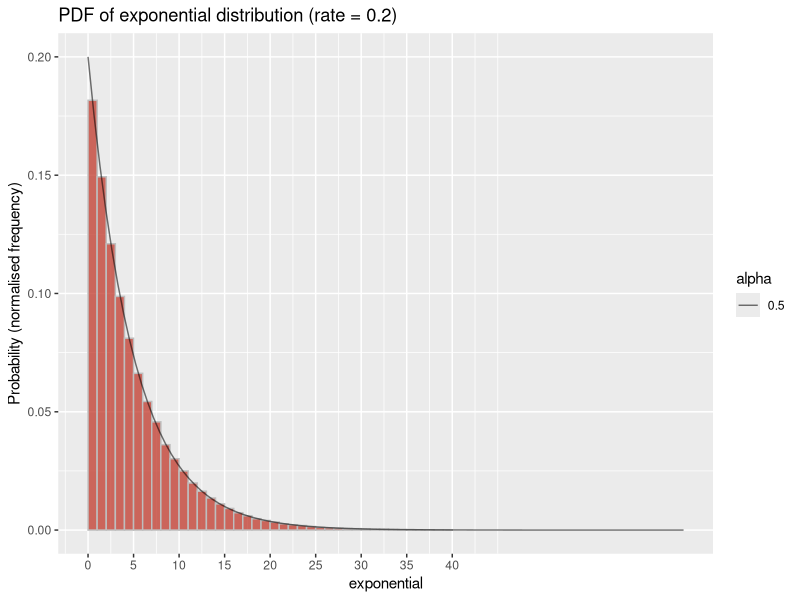
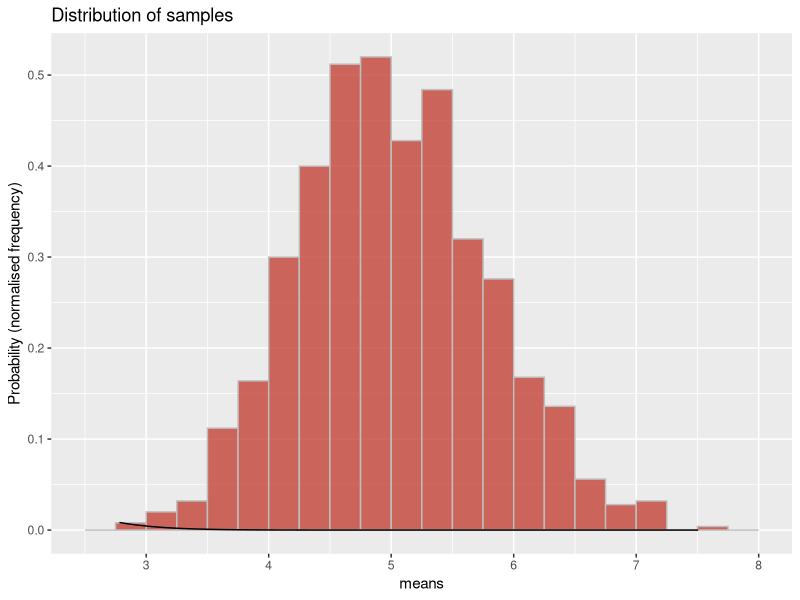

The R source for these figures, in order:
## ---- chunk 1
rate = 0.2
exponential = rexp(400000, rate)
ex = as.data.frame(exponential)
## ---- chunk 2
library(ggplot2)
ggplot(ex) +
  geom_histogram(aes(x = exponential, y = ..density..), 
                 breaks=seq(0,40,by=1),
                 col = "grey",
                 fill = "#c0392b",
                 alpha =  0.75) +
  scale_x_continuous(breaks = seq(0,40,by=5)) +
  labs( y = "Probability (normalised frequency)") +
  labs( title = "PDF of exponential distribution (rate = 0.2)") +
  stat_function(fun = function(x) rate*exp(-rate*x), geom="line", 
                colour="black", 
                mapping= aes(alpha=0.5))
## ---- chunk 3
m = 1000
n = 40
## ---- chunk 4
m = 1000
n = 40
set.seed(99)
samples <- sapply(1:m, function(x) rexp(n, rate))
means <- apply(samples, 2, mean)
## ---- chunk 5
means <- data.frame(means)
ggplot(means) +
  geom_histogram(aes(x = means, y = ..density..), 
                 breaks=seq(2.5,8,by=0.25),
                 col = "grey",
                 fill = "#c0392b",
                 alpha =  0.75) +
  scale_x_continuous(breaks = seq(2,9,by=1)) +
  labs( y = "Probability (normalised frequency)") +
  labs( title = "Distribution of samples") +
  stat_function(fun = dnorm, arg=list(mean=(1/rate),sd=sqrt((1/rate)^2/n)))
